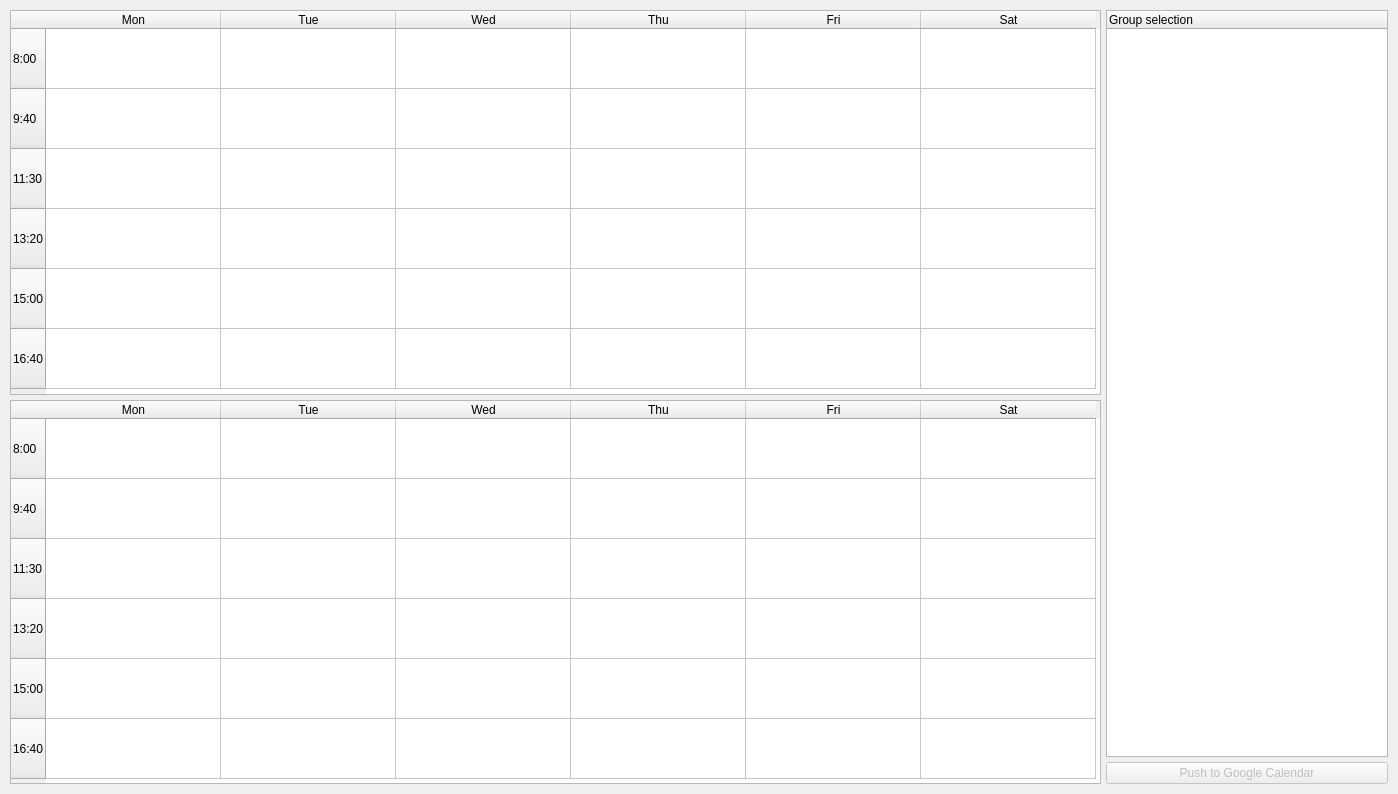
<?xml version="1.0" encoding="UTF-8"?>
<ui version="4.0">
 <class>MainWindow</class>
 <widget class="QMainWindow" name="MainWindow">
  <property name="geometry">
   <rect>
    <x>0</x>
    <y>0</y>
    <width>1398</width>
    <height>794</height>
   </rect>
  </property>
  <property name="minimumSize">
   <size>
    <width>1398</width>
    <height>794</height>
   </size>
  </property>
  <property name="maximumSize">
   <size>
    <width>1398</width>
    <height>16777215</height>
   </size>
  </property>
  <property name="windowTitle">
   <string>Scheduler</string>
  </property>
  <property name="styleSheet">
   <string notr="true"/>
  </property>
  <widget class="QWidget" name="centralwidget">
   <layout class="QGridLayout" name="gridLayout">
    <property name="leftMargin">
     <number>5</number>
    </property>
    <property name="topMargin">
     <number>5</number>
    </property>
    <property name="rightMargin">
     <number>5</number>
    </property>
    <property name="bottomMargin">
     <number>5</number>
    </property>
    <item row="0" column="0">
     <layout class="QHBoxLayout" name="horizontalLayout">
      <property name="spacing">
       <number>5</number>
      </property>
      <property name="leftMargin">
       <number>5</number>
      </property>
      <property name="topMargin">
       <number>5</number>
      </property>
      <property name="rightMargin">
       <number>5</number>
      </property>
      <property name="bottomMargin">
       <number>5</number>
      </property>
      <item>
       <layout class="QVBoxLayout" name="verticalLayout">
        <item>
         <widget class="QTableWidget" name="timeTable1">
          <property name="minimumSize">
           <size>
            <width>1091</width>
            <height>383</height>
           </size>
          </property>
          <property name="editTriggers">
           <set>QAbstractItemView::EditTrigger::DoubleClicked|QAbstractItemView::EditTrigger::EditKeyPressed</set>
          </property>
          <property name="verticalScrollMode">
           <enum>QAbstractItemView::ScrollMode::ScrollPerPixel</enum>
          </property>
          <property name="horizontalScrollMode">
           <enum>QAbstractItemView::ScrollMode::ScrollPerPixel</enum>
          </property>
          <property name="gridStyle">
           <enum>Qt::PenStyle::SolidLine</enum>
          </property>
          <attribute name="horizontalHeaderDefaultSectionSize">
           <number>175</number>
          </attribute>
          <attribute name="verticalHeaderDefaultSectionSize">
           <number>60</number>
          </attribute>
          <row>
           <property name="text">
            <string>8:00</string>
           </property>
          </row>
          <row>
           <property name="text">
            <string>9:40</string>
           </property>
          </row>
          <row>
           <property name="text">
            <string>11:30</string>
           </property>
          </row>
          <row>
           <property name="text">
            <string>13:20</string>
           </property>
          </row>
          <row>
           <property name="text">
            <string>15:00</string>
           </property>
          </row>
          <row>
           <property name="text">
            <string>16:40</string>
           </property>
          </row>
          <column>
           <property name="text">
            <string>Mon</string>
           </property>
          </column>
          <column>
           <property name="text">
            <string>Tue</string>
           </property>
          </column>
          <column>
           <property name="text">
            <string>Wed</string>
           </property>
          </column>
          <column>
           <property name="text">
            <string>Thu</string>
           </property>
          </column>
          <column>
           <property name="text">
            <string>Fri</string>
           </property>
          </column>
          <column>
           <property name="text">
            <string>Sat</string>
           </property>
          </column>
         </widget>
        </item>
        <item>
         <widget class="QTableWidget" name="timeTable2">
          <property name="minimumSize">
           <size>
            <width>1091</width>
            <height>383</height>
           </size>
          </property>
          <property name="editTriggers">
           <set>QAbstractItemView::EditTrigger::DoubleClicked|QAbstractItemView::EditTrigger::EditKeyPressed</set>
          </property>
          <property name="verticalScrollMode">
           <enum>QAbstractItemView::ScrollMode::ScrollPerPixel</enum>
          </property>
          <property name="horizontalScrollMode">
           <enum>QAbstractItemView::ScrollMode::ScrollPerPixel</enum>
          </property>
          <attribute name="horizontalHeaderDefaultSectionSize">
           <number>175</number>
          </attribute>
          <attribute name="verticalHeaderDefaultSectionSize">
           <number>60</number>
          </attribute>
          <row>
           <property name="text">
            <string>8:00</string>
           </property>
          </row>
          <row>
           <property name="text">
            <string>9:40</string>
           </property>
          </row>
          <row>
           <property name="text">
            <string>11:30</string>
           </property>
          </row>
          <row>
           <property name="text">
            <string>13:20</string>
           </property>
          </row>
          <row>
           <property name="text">
            <string>15:00</string>
           </property>
          </row>
          <row>
           <property name="text">
            <string>16:40</string>
           </property>
          </row>
          <column>
           <property name="text">
            <string>Mon</string>
           </property>
          </column>
          <column>
           <property name="text">
            <string>Tue</string>
           </property>
          </column>
          <column>
           <property name="text">
            <string>Wed</string>
           </property>
          </column>
          <column>
           <property name="text">
            <string>Thu</string>
           </property>
          </column>
          <column>
           <property name="text">
            <string>Fri</string>
           </property>
          </column>
          <column>
           <property name="text">
            <string>Sat</string>
           </property>
          </column>
         </widget>
        </item>
       </layout>
      </item>
      <item>
       <layout class="QVBoxLayout" name="verticalLayout_2">
        <item>
         <widget class="QTreeWidget" name="treeWidget">
          <property name="minimumSize">
           <size>
            <width>280</width>
            <height>0</height>
           </size>
          </property>
          <property name="textElideMode">
           <enum>Qt::TextElideMode::ElideLeft</enum>
          </property>
          <property name="autoExpandDelay">
           <number>-1</number>
          </property>
          <column>
           <property name="text">
            <string>Group selection</string>
           </property>
          </column>
         </widget>
        </item>
        <item>
         <widget class="QPushButton" name="buttonPushSetup">
          <property name="enabled">
           <bool>false</bool>
          </property>
          <property name="text">
           <string>Push to Google Calendar</string>
          </property>
         </widget>
        </item>
       </layout>
      </item>
     </layout>
    </item>
   </layout>
  </widget>
 </widget>
 <resources/>
 <connections/>
</ui>
